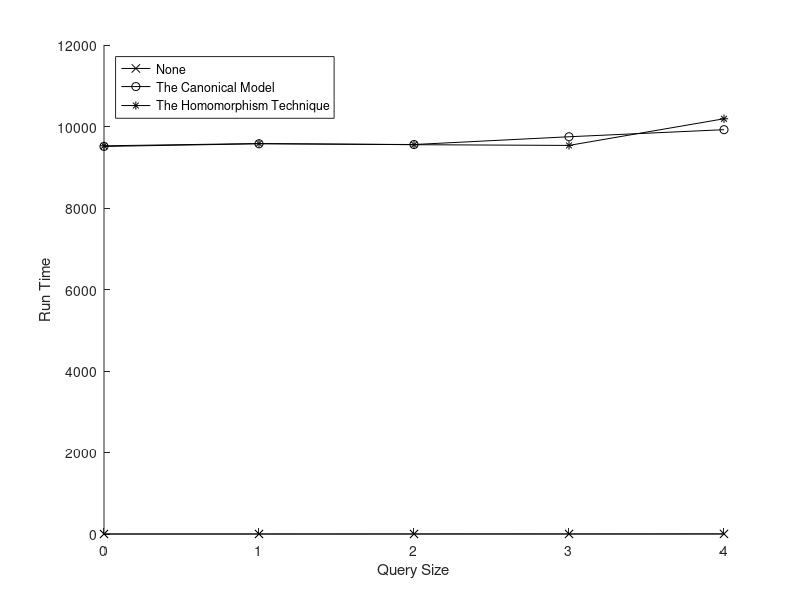

This figure's MATLAB source:
format long
A = [
	0	0.370000	9510.950000	9526.500000;
	1	0.450000	9576.230000	9581.740000;
	2	0.900000	9557.860000	9553.570000;
	3	1.330000	9748.410000	9535.830000;
	4	2.670000	9921.720000	10189.940000;
];

hold on
f = plot(A(:,1), A(:,2), 'k-x');
f = plot(A(:,1), A(:,3), 'k-o');
f = plot(A(:,1), A(:,4), 'k-*');
hold off
xlabel('Query Size')
ylabel('Run Time')
legend('None', 'The Canonical Model', 'The Homomorphism Technique', 'Location', 'northwest')
saveas(f, '../img/ChildBranchDepth2WildcardGraph.png');
